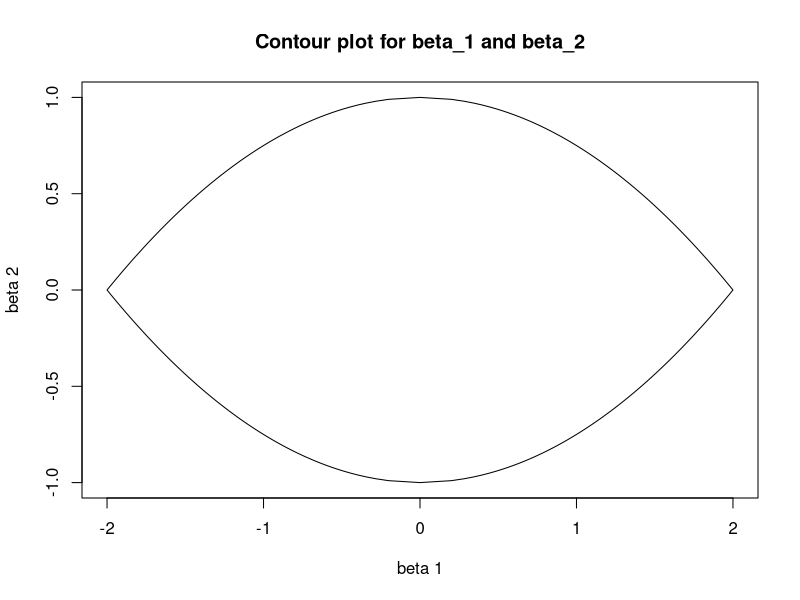

Source code (R):
gety<-function(x,z){
  y<-(z-x)^2-x^2
  y<-y^.5
  return(y)
}

x<-seq(0,1,0.01)
y<-gety(x,2)
x<-c(x,rev(x))
y<-c(y,rev(-y))
x<-c(x,-x)
y<-c(y,rev(y))



plot(y,x,type="line",ylab="beta 2",xlab="beta 1",main="Contour plot for beta_1 and beta_2")
